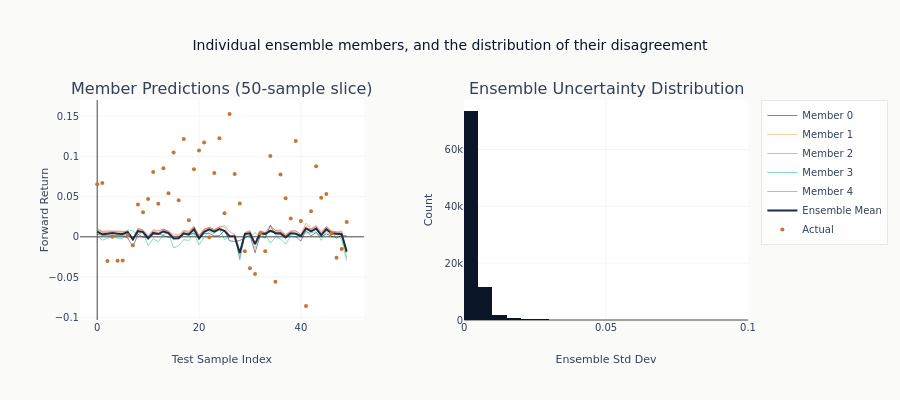

Notebook source saved alongside this figure:
### Markdown cell above
### Ensemble Member Agreement Visualization

### Code cell
fig = make_subplots(
    rows=1,
    cols=2,
    subplot_titles=(
        "Member Predictions (50-sample slice)",
        "Ensemble Uncertainty Distribution",
    ),
    horizontal_spacing=0.15,
)

# Member predictions slice
slice_range = np.arange(50)
for i in range(N_ENSEMBLE):
    fig.add_trace(
        go.Scatter(
            x=slice_range,
            y=member_preds[i, :50],
            mode="lines",
            name=f"Member {i}",
            opacity=0.5,
            line=dict(width=1),
        ),
        row=1,
        col=1,
    )

fig.add_trace(
    go.Scatter(
        x=slice_range,
        y=ens_mean[:50],
        mode="lines",
        name="Ensemble Mean",
        line=dict(color=COLORS["slate"], width=2),
    ),
    row=1,
    col=1,
)
fig.add_trace(
    go.Scatter(
        x=slice_range,
        y=y_test[:50],
        mode="markers",
        name="Actual",
        marker=dict(size=4, color=COLORS["copper"]),
    ),
    row=1,
    col=1,
)
fig.update_xaxes(title_text="Test Sample Index", row=1, col=1)
fig.update_yaxes(title_text="Forward Return", row=1, col=1)

# Uncertainty distribution
fig.add_trace(
    go.Histogram(
        x=ens_std, nbinsx=40, name="Ensemble Std", marker_color=COLORS["blue"], showlegend=False
    ),
    row=1,
    col=2,
)
fig.update_xaxes(title_text="Ensemble Std Dev", row=1, col=2)
fig.update_yaxes(title_text="Count", row=1, col=2)
fig.update_layout(
    height=400,
    title_text="Individual ensemble members, and the distribution of their disagreement",
)
show_plotly_with_alt(
    fig,
    "Two panels. The left plots each ensemble member's predictions over a slice of "
    "test points, with the ensemble mean drawn over them. The right is a histogram of "
    "the per-example standard deviation across members.",
)

### Figure 1 — Plotly figure (JSON) as saved in the notebook; plotly's stock layout.template omitted (floating-point values rounded to 4 significant figures; data arrays with more than 128 entries replaced by an {"elided": "..."} marker saying what was removed)
{"data": [{"line": {"width": 1}, "mode": "lines", "name": "Member 0", "opacity": 0.5, "type": "scatter", "x": [0, 1, 2, 3, 4, 5, 6, 7, 8, 9, 10, 11, 12, 13, 14, 15, 16, 17, 18, 19, 20, 21, 22, 23, 24, 25, 26, 27, 28, 29, 30, 31, 32, 33, 34, 35, 36, 37, 38, 39, 40, 41, 42, 43, 44, 45, 46, 47, 48, 49], "xaxis": "x", "y": [0.003238, 0.001902, 0.001955, 0.001813, 0.001957, 0.00171, -0.001402, -0.01262, 0.002905, -0.0004546, -0.0008216, 0.002849, 0.004039, 0.002006, -0.0008259, 0.0003598, 0.0008235, 0.003349, 0.00184, 0.004845, -0.002897, 0.004268, 0.004185, 0.001059, 0.001487, 0.007815, -0.005041, -0.005728, -0.004568, -0.001607, 0.002174, -0.01961, 0.001397, -0.001618, 0.01411, 0.00247, 0.002661, -9.067e-06, 0.0009411, 0.0001053, -0.005235, 0.007676, 0.001371, 0.005174, 0.0003013, 0.003414, 0.001401, -0.001277, 0.001821, 0.00105], "yaxis": "y"}, {"line": {"width": 1}, "mode": "lines", "name": "Member 1", "opacity": 0.5, "type": "scatter", "x": [0, 1, 2, 3, 4, 5, 6, 7, 8, 9, 10, 11, 12, 13, 14, 15, 16, 17, 18, 19, 20, 21, 22, 23, 24, 25, 26, 27, 28, 29, 30, 31, 32, 33, 34, 35, 36, 37, 38, 39, 40, 41, 42, 43, 44, 45, 46, 47, 48, 49], "xaxis": "x", "y": [0.008854, 0.005444, 0.006816, 0.007065, 0.006822, 0.006425, 0.007439, -0.004906, 0.009127, 0.007359, 5.767e-05, 0.007246, 0.006715, 0.009859, 0.005844, 0.0005109, -0.0005429, 0.006471, 0.005244, 0.01267, 5.038e-05, 0.008243, 0.01186, 0.008163, 0.01223, 0.0121, 0.001669, 0.001628, -0.02215, 0.005618, 0.00729, -0.01427, 0.007183, 0.005627, 0.0118, 0.00788, 0.006998, 0.001463, 0.006304, 0.004865, 0.00182, 0.01316, 0.008829, 0.01273, 0.00402, 0.01244, 0.00714, 0.003835, 0.006477, -0.01988], "yaxis": "y"}, {"line": {"width": 1}, "mode": "lines", "name": "Member 2", "opacity": 0.5, "type": "scatter", "x": [0, 1, 2, 3, 4, 5, 6, 7, 8, 9, 10, 11, 12, 13, 14, 15, 16, 17, 18, 19, 20, 21, 22, 23, 24, 25, 26, 27, 28, 29, 30, 31, 32, 33, 34, 35, 36, 37, 38, 39, 40, 41, 42, 43, 44, 45, 46, 47, 48, 49], "xaxis": "x", "y": [0.009073, 0.005719, 0.005405, 0.006362, 0.005415, 0.005058, 0.007076, -0.003276, 0.009449, 0.008019, 0.0003305, 0.00752, 0.004924, 0.009181, 0.006977, -5.068e-05, -0.001115, 0.007832, 0.005123, 0.01231, 0.00151, 0.009341, 0.0119, 0.009328, 0.01258, 0.006767, 0.0001931, 0.002648, -0.02621, 0.005034, 0.005807, -0.00882, 0.006259, 0.005044, 0.005975, 0.00611, 0.007222, 0.001738, 0.006526, 0.00708, 0.002853, 0.01044, 0.009376, 0.01263, 0.004069, 0.01209, 0.006274, 0.006267, 0.004741, -0.02569], "yaxis": "y"}, {"line": {"width": 1}, "mode": "lines", "name": "Member 3", "opacity": 0.5, "type": "scatter", "x": [0, 1, 2, 3, 4, 5, 6, 7, 8, 9, 10, 11, 12, 13, 14, 15, 16, 17, 18, 19, 20, 21, 22, 23, 24, 25, 26, 27, 28, 29, 30, 31, 32, 33, 34, 35, 36, 37, 38, 39, 40, 41, 42, 43, 44, 45, 46, 47, 48, 49], "xaxis": "x", "y": [0.001492, -0.004128, -0.001867, 0.0004671, -0.001888, -0.001979, 0.008576, 0.007006, 0.002875, 0.005922, -0.01102, -0.002249, -0.006295, 0.003198, 0.004034, -0.01381, -0.01101, -0.003536, -0.004451, 0.004502, -0.01003, -0.0006724, 0.006666, 0.004269, 0.009569, -0.003513, -8.027e-05, 0.001532, -0.02894, 0.003338, -0.001089, 0.005363, -0.0008082, 0.003396, -0.007782, -0.0006606, -0.002579, -0.009101, 0.0004972, -0.0002827, 0.001702, 0.004916, 0.00497, 0.006125, -0.004291, 0.007041, -0.0008573, 0.003349, -0.003755, -0.02943], "yaxis": "y"}, {"line": {"width": 1}, "mode": "lines", "name": "Member 4", "opacity": 0.5, "type": "scatter", "x": [0, 1, 2, 3, 4, 5, 6, 7, 8, 9, 10, 11, 12, 13, 14, 15, 16, 17, 18, 19, 20, 21, 22, 23, 24, 25, 26, 27, 28, 29, 30, 31, 32, 33, 34, 35, 36, 37, 38, 39, 40, 41, 42, 43, 44, 45, 46, 47, 48, 49], "xaxis": "x", "y": [0.01022, 0.006807, 0.007353, 0.007312, 0.007369, 0.007083, 0.006786, -0.002456, 0.01064, 0.008535, 0.001252, 0.00869, 0.007871, 0.009234, 0.007041, 0.00234, 0.002679, 0.007744, 0.00693, 0.0131, 0.001752, 0.009878, 0.01149, 0.008885, 0.01218, 0.01402, 0.006534, 0.00275, -0.01809, 0.004777, 0.007566, -0.007846, 0.007604, 0.004782, 0.01452, 0.007887, 0.008534, 0.002658, 0.007456, 0.007363, 0.002844, 0.01679, 0.009684, 0.01416, 0.006466, 0.01287, 0.007612, 0.005643, 0.007447, -0.01797], "yaxis": "y"}, {"line": {"color": "#1a2d4a", "width": 2}, "mode": "lines", "name": "Ensemble Mean", "type": "scatter", "x": [0, 1, 2, 3, 4, 5, 6, 7, 8, 9, 10, 11, 12, 13, 14, 15, 16, 17, 18, 19, 20, 21, 22, 23, 24, 25, 26, 27, 28, 29, 30, 31, 32, 33, 34, 35, 36, 37, 38, 39, 40, 41, 42, 43, 44, 45, 46, 47, 48, 49], "xaxis": "x", "y": [0.006575, 0.003149, 0.003933, 0.004604, 0.003935, 0.003659, 0.005695, -0.00325, 0.006998, 0.005876, -0.00204, 0.004811, 0.003451, 0.006695, 0.004614, -0.00213, -0.001832, 0.004372, 0.002937, 0.009484, -0.001922, 0.006212, 0.009221, 0.006341, 0.009611, 0.00744, 0.0006548, 0.0005661, -0.01999, 0.003432, 0.00435, -0.009037, 0.004327, 0.003446, 0.007725, 0.004737, 0.004567, -0.00065, 0.004345, 0.003826, 0.0007968, 0.0106, 0.006846, 0.01016, 0.002113, 0.009572, 0.004314, 0.003563, 0.003346, -0.01838], "yaxis": "y"}, {"marker": {"color": "#C87533", "size": 4}, "mode": "markers", "name": "Actual", "type": "scatter", "x": [0, 1, 2, 3, 4, 5, 6, 7, 8, 9, 10, 11, 12, 13, 14, 15, 16, 17, 18, 19, 20, 21, 22, 23, 24, 25, 26, 27, 28, 29, 30, 31, 32, 33, 34, 35, 36, 37, 38, 39, 40, 41, 42, 43, 44, 45, 46, 47, 48, 49], "xaxis": "x", "y": [0.06535, 0.06699, -0.02992, 0.0, -0.02971, -0.02926, 0.002289, -0.01037, 0.04028, 0.03046, 0.04684, 0.08054, 0.04107, 0.08518, 0.05397, 0.1047, 0.04527, 0.1215, 0.02043, 0.08404, 0.1072, 0.1171, -0.0006404, 0.07927, 0.1223, 0.02915, 0.1525, 0.07813, 0.04125, -0.01802, -0.03887, -0.04617, 0.004441, -0.01791, 0.1005, -0.05575, 0.07753, 0.04798, 0.02277, 0.119, 0.01976, -0.0859, 0.03169, 0.08753, 0.04862, 0.05306, 0.004289, -0.02604, -0.01515, 0.01839], "yaxis": "y"}, {"marker": {"color": "#0a1628"}, "name": "Ensemble Std", "nbinsx": 40, "showlegend": false, "type": "histogram", "x": {"elided": "88817 float values"}, "xaxis": "x2", "yaxis": "y2"}], "layout": {"annotations": [{"font": {"size": 16}, "showarrow": false, "text": "Member Predictions (50-sample slice)", "x": 0.2125, "xanchor": "center", "xref": "paper", "y": 1.0, "yanchor": "bottom", "yref": "paper"}, {"font": {"size": 16}, "showarrow": false, "text": "Ensemble Uncertainty Distribution", "x": 0.7875, "xanchor": "center", "xref": "paper", "y": 1.0, "yanchor": "bottom", "yref": "paper"}], "height": 400, "title": {"text": "Individual ensemble members, and the distribution of their disagreement"}, "xaxis": {"anchor": "y", "domain": [0.0, 0.425], "title": {"text": "Test Sample Index"}}, "xaxis2": {"anchor": "y2", "domain": [0.575, 1.0], "title": {"text": "Ensemble Std Dev"}}, "yaxis": {"anchor": "x", "domain": [0.0, 1.0], "title": {"text": "Forward Return"}}, "yaxis2": {"anchor": "x2", "domain": [0.0, 1.0], "title": {"text": "Count"}}}}
